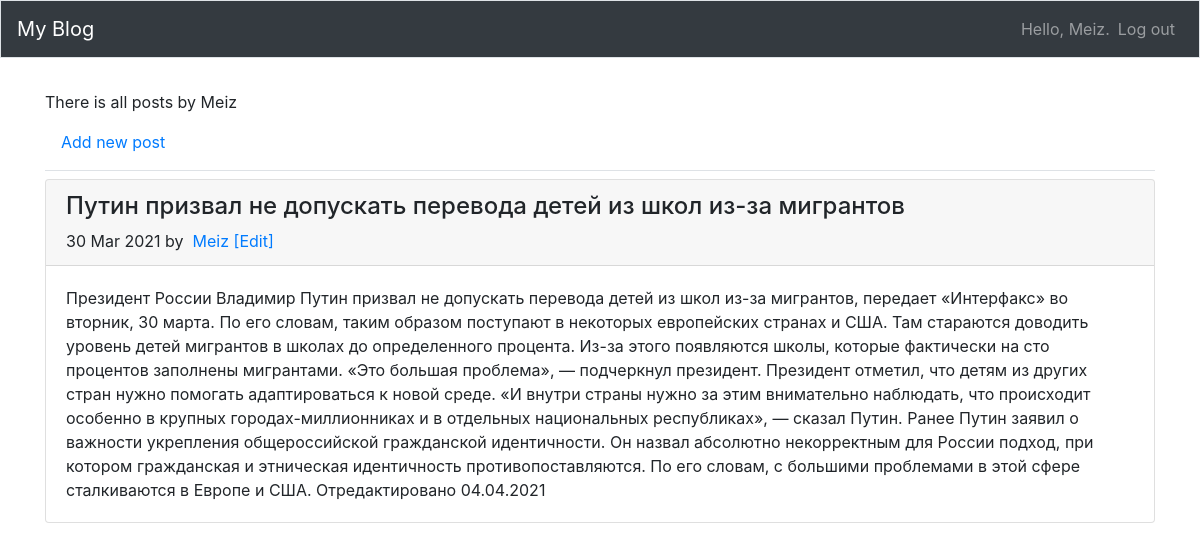
The app's page /users_posts/?user=Meiz (signed in) with its own data.
### blogs/models.py (models this page shows, shortened)
class BlogPost(models.Model):
    owner = models.ForeignKey(User, on_delete=models.CASCADE)
    title = models.CharField(max_length=100)
    text = models.TextField()
    date_added = models.DateTimeField(auto_now_add=True)

### blogs/views.py (the view)
# urls.py: path('users_posts/', views.users_posts, name='users_posts'),
def users_posts(request):
    if request.method != 'POST':
        user_id = User.objects.get(username=request.GET['user'])
        posts = BlogPost.objects.all().filter(owner=user_id).order_by('-date_added')
        context = {'posts': posts, 'owner': user_id}
    return render(request, 'blogs/users_posts.html', context)

### blogs/templates/blogs/users_posts.html
{% extends 'blogs/base.html' %}
{% load bootstrap4 %}
{% block page_header %}
    <div class="nav-item align-content-lg-center">
        <span class="navbar-text">There is all posts by {{ owner }}</span>
    </div>
    <div class="nav-item d-inline-flex">
        {% if user.is_authenticated %}
            <a class="nav-link" href="{% url 'blogs:new_post' %}">Add new post</a>
        {% endif %}
    </div>
{% endblock page_header %}
{% block content %}
<div>
      {% for post in posts %}
        <div class="card mb-5">
          <div class="card-header">
              <h4>{{ post.title }}</h4>
              <span class="d-inline-flex">
                  {{ post.date_added|date:'d M Y' }}
              </span>
              <span class="d-inline-flex mr-auto">
                by &nbsp;
                <a href="{% url 'blogs:users_posts' %}?user={{ post.owner }}"
                   title="Все посты {{ post.owner }}">
                    {{ post.owner }}
                </a>
              </span>
              {% if post.owner.id == user.id %}
                <span class="d-inline-flex">
                    <a href="{% url 'blogs:edit_post' %}?post_id={{ post.id }}">[Edit]</a>
                </span>
              {% endif %}
          </div>
          <div class="card-body">
            {{ post.text }}
          </div>
        </div>
      {% empty %}
        <p>No posts yet</p>
      {% endfor %}
</div>
{% endblock content %}

### blogs/templates/blogs/base.html (shortened to what this page needs)
{% load bootstrap4 %}
<!doctype html>
<html lang="en">
<head>
    {% bootstrap_css %}
</head>
<body>
    <nav class="navbar navbar-expand-md navbar-dark bg-dark mb-4 border">
        <a class="navbar-brand" href="{%  url 'blogs:summary' %}">My Blog</a>
        <div class="collapse navbar-collapse" id="navbarCollapse">
            <ul class="navbar-nav ml-auto">
                {% if user.is_authenticated %}
                    <li class="nav-item">
                        <span class="navbar-text"> Hello, {{ user.username }}.</span>
                    </li>
                    <li class="nav-item">
                        <a class="nav-link" href="{% url 'users:logout' %}">Log out</a>
                    </li>
                {% else %}
                    <a class="nav-link" href="{% url 'users:login' %}">Log in</a>
                    <span class="navbar-text"> or </span>
                    <a class="nav-link" href="{% url 'users:register' %}">Register</a>
                {% endif %}
            </ul>
        </div>
    </nav>
    <main role="main" class="container">
        <div class="pb-2 mb-2 border-bottom">
            {% block page_header %}{% endblock page_header %}
        </div>
        <div>
            {% block content %}{% endblock content %}
        </div>
    </main>
</body>
</html>

### records on screen
BlogPost: title "Путин призвал не допускать перевода детей из школ из-за мигрантов", date_added "30 Mar 2021", owner "Meiz", text "Президент России Владимир Путин призвал не допускать перевода детей из школ из-за мигрантов, передает «Интерфакс» во вторник, 30 марта. По его словам, таким образом поступают в некоторых европейских странах и США. Там стараются доводить уровень детей мигрантов в школах до определенного процента. Из-за этого появляются школы, которые фактически на сто процентов заполнены мигрантами. «Это большая проблема», — подчеркнул президент. Президент отметил, что детям из других стран нужно помогать адаптироваться к новой среде. «И внутри страны нужно за этим внимательно наблюдать, что происходит особенно в крупных городах-миллионниках и в отдельных национальных республиках», — сказал Путин. Ранее…"

### other values on screen
{{ user.username }} "Meiz"
{{ owner }} "Meiz"
